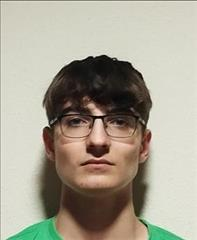
//> input picture alexelcapo.jpg, 197 x 240 px
$ ./pollete alexelcapo.jpg   (built with g++ and OpenCV 4)
//> lines starting //> are read from the running program, lines starting //| are printed output that depends on the picture; after the words box and inside, x2 and y2 are one past the last pixel; in counts of white or black regions, pixels touching at a corner belong together
//g++ pollete.cc -o pollete `pkg-config -cflags --libs opencv4`
#include <opencv2/opencv.hpp>
#include <iostream>
#include <vector>
#include <cmath>
#include <filesystem>
#include <algorithm>

using namespace cv;
namespace fs = std::filesystem;

//Colorize
Mat colorize(const Mat& img, const Scalar& color) {
    Mat out = img.clone();

    for (int y = 0; y < img.rows; y++) {
        Vec3b* row_in = (Vec3b*)img.ptr<Vec3b>(y);
        Vec3b* row_out = out.ptr<Vec3b>(y);

        for (int x = 0; x < img.cols; x++) {
            //saturate_cast es una funcion de opencv que castea a unsigned char (pixel) sin que desborde de 255 (valor maxmimo)
            //para un color
            row_out[x][0] = saturate_cast<uchar>((row_in[x][0] + color[0]) / 2);
            row_out[x][1] = saturate_cast<uchar>((row_in[x][1] + color[1]) / 2);
            row_out[x][2] = saturate_cast<uchar>((row_in[x][2] + color[2]) / 2);
        }
    }
    return out;
}

//Filtro Gaussiano
Mat gaussianBlurManual(const Mat& img, int tamano_kernel = 5, double sigma = 1.0) {
    // Asegurar que el tamaño del kernel sea impar
    if (tamano_kernel % 2 == 0) {
        tamano_kernel++;
    }
    int radio = tamano_kernel / 2;
    Mat resultado = img.clone();
    //openCV genera el kernel gaussiano automáticamente
    Mat kernel_1d = getGaussianKernel(tamano_kernel, sigma);
    Mat kernel_2d = kernel_1d * kernel_1d.t();

    //Aplicar el kernel a cada píxel
    for (int y = radio; y < img.rows - radio; y++) {
        for (int x = radio; x < img.cols - radio; x++) {
            double suma_azul = 0, suma_verde = 0, suma_rojo = 0;
            // Multiplicar cada vecino por su peso en el kernel
            for (int i = -radio; i <= radio; i++) {
                for (int j = -radio; j <= radio; j++) {
                   //vec3b es un vector de 3 valores que representa un pixel (azul,verde,rojo)
                    Vec3b vecino = img.at<Vec3b>(y + i, x + j);
                    double peso = kernel_2d.at<double>(i + radio, j + radio);
                    suma_azul += vecino[0] * peso;
                    suma_verde += vecino[1] * peso;
                    suma_rojo += vecino[2] * peso;
                }
            }
            resultado.at<Vec3b>(y, x)[0] = (uchar)suma_azul;
            resultado.at<Vec3b>(y, x)[1] = (uchar)suma_verde;
            resultado.at<Vec3b>(y, x)[2] = (uchar)suma_rojo;
        }
    }
    return resultado;
}

//mediana
Mat medianBlurManual(const Mat& img, int tamano_kernel = 3) {
    // Asegurar que el tamaño del kernel sea impar
    if (tamano_kernel % 2 == 0) {
        tamano_kernel++;
    }

    int radio = tamano_kernel / 2;
    Mat resultado = img.clone();

    for (int y = radio; y < img.rows - radio; y++) {
        for (int x = radio; x < img.cols - radio; x++) {
            std::vector<int> valores_azul, valores_verde, valores_rojo;
            //Recolectar todos los valores de la ventana
            for (int i = -radio; i <= radio; i++) {
                for (int j = -radio; j <= radio; j++) {
                    Vec3b vecino = img.at<Vec3b>(y + i, x + j);
                    valores_azul.push_back(vecino[0]);
                    valores_verde.push_back(vecino[1]);
                    valores_rojo.push_back(vecino[2]);
                }
            }
            //Ordenar las listas
            std::sort(valores_azul.begin(), valores_azul.end());
            std::sort(valores_verde.begin(), valores_verde.end());
            std::sort(valores_rojo.begin(), valores_rojo.end());
            //Tomar el valor del medio (mediana)
            int posicion_media = valores_azul.size() / 2;
            resultado.at<Vec3b>(y, x)[0] = valores_azul[posicion_media];
            resultado.at<Vec3b>(y, x)[1] = valores_verde[posicion_media];
            resultado.at<Vec3b>(y, x)[2] = valores_rojo[posicion_media];
        }
    }
    return resultado;
}

//Detección de bordes Sobel
Mat edgesSimple(const Mat& img) {
    Mat g;
    cvtColor(img, g, COLOR_BGR2GRAY);
    Mat e = Mat::zeros(g.size(), g.type());

    const int gx[3][3] = {{-1, 0, 1}, {-2, 0, 2}, {-1, 0, 1}};
    const int gy[3][3] = {{-1, -2, -1}, {0, 0, 0}, {1, 2, 1}};
    const int threshold = 100;
    for (int y = 1; y < g.rows - 1; y++) {
        uchar* e_row = e.ptr<uchar>(y);
        for (int x = 1; x < g.cols - 1; x++) {
            int sx = 0, sy = 0;
            for (int i = -1; i <= 1; i++) {
                const uchar* row = g.ptr<uchar>(y + i);
                for (int j = -1; j <= 1; j++) {
                    uchar v = row[x + j];
                    sx += gx[i + 1][j + 1] * v;
                    sy += gy[i + 1][j + 1] * v;
                }
            }
            int magnitude = static_cast<int>(sqrt(sx * sx + sy * sy));
            e_row[x] = (magnitude > threshold) ? 255 : 0;
        }
    }
    return e;
}

//Comic effect
Mat comicEffect(const Mat& img) {
    Mat edges = edgesSimple(img);
    Mat out;
    bilateralFilter(img, out, 5, 5, 75);

    for (int y = 0; y < img.rows; y++) {
        Vec3b* out_row = out.ptr<Vec3b>(y);
        const uchar* edge_row = edges.ptr<uchar>(y);

        for (int x = 0; x < img.cols; x++) {
            if (edge_row[x] > 200) {
                out_row[x] = Vec3b(0, 0, 0);
            }
        }
    }

    return out;
}


int main(int argc, char** argv) {
    if (argc != 2) {
        std::cerr << "Uso: " << argv[0] << " <ruta_imagen>\n";
        return 1;
    }

    Mat img = imread(argv[1]);
//> img is the input picture: 240 rows x 197 cols, CV_8UC3; mean B, G, R 146.8, 162.2, 167.9
    if (img.empty()) {
        std::cerr << "Error: No se pudo cargar la imagen '" << argv[1] << "'\n";
        return -1;
    }

    std::cout << "Procesando imagen: " << argv[1] << "\n";
//| Procesando imagen: alexelcapo.jpg
    std::cout << "Dimensiones: " << img.cols << "x" << img.rows << "\n\n";
//| Dimensiones: 197x240

    if (!fs::exists("resultados")) {
        fs::create_directory("resultados");
    }

    time_t inicio = clock();
    //Aplicar colorizaciones
    std::cout << "Aplicando efectos de color...\n";
    Mat red = colorize(img, {0, 0, 255});
    Mat green = colorize(img, {0, 255, 0});
    Mat blue = colorize(img, {255, 0, 0});
    Mat yellow = colorize(img, {0, 255, 255});
//> call 4 of colorize, with color = Scalar(0, 255, 255)
//> after the loop in colorize (call 4), `for (int y = 0; y < img.rows; y++)`:
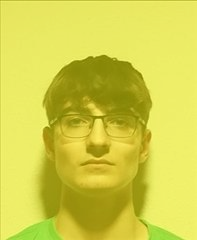
//> out: 240 rows x 197 cols, CV_8UC3; mean B, G, R 73.4, 208.6, 211.5

    //Aplicar filtros
    std::cout << "Aplicando filtros...\n";
    Mat red_b;
    bilateralFilter(red, red_b, 15, 200, 200);
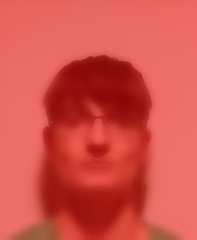
//> red_b: 240 rows x 197 cols, CV_8UC3; mean B, G, R 73.5, 81.2, 211.6
    Mat green_b = gaussianBlurManual(green, 7, 2);
    Mat blue_b = medianBlurManual(blue, 7);
    Mat yellow_b = edgesSimple(yellow);
//> after the loop in edgesSimple, `for (int y = 1; y < g.rows - 1; y++)`:
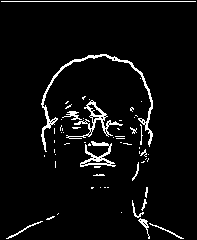
//> e: 240 rows x 197 cols, CV_8UC1; 5% white in thin lines or dots
    cvtColor(yellow_b, yellow_b, COLOR_GRAY2BGR);
//> yellow_b: 240 rows x 197 cols, CV_8UC3; 5% white in thin lines or dots

    //Combinar resultados
    std::cout << "Combinando resultados...\n";
    Mat top, bot, final_img;
    hconcat(red_b, green_b, top);
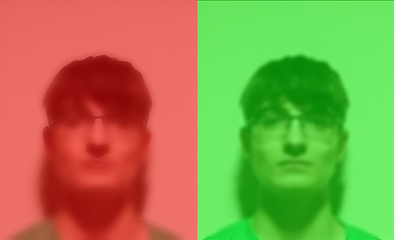
//> top: 240 rows x 394 cols, CV_8UC3; mean B, G, R 73.2, 144.7, 147.5
    hconcat(blue_b, yellow_b, bot);
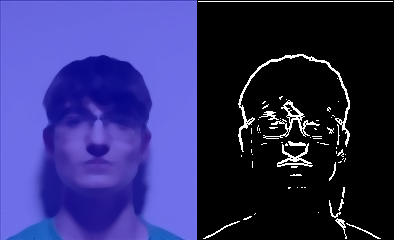
//> bot: 240 rows x 394 cols, CV_8UC3; mean B, G, R 106.8, 46.9, 48.3
    vconcat(top, bot, final_img);
    imwrite("resultados/combined_manual.png", final_img);

    //Efecto comic
    std::cout << "Generando efecto cómic...\n";
    Mat comic = comicEffect(final_img);
//> in edgesSimple (call 2), `cvtColor(img, g, COLOR_BGR2GRAY);`:
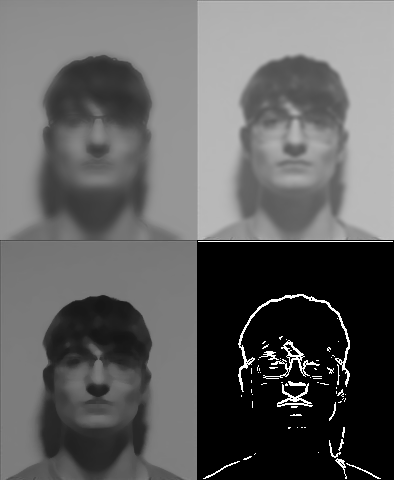
//> g: 480 rows x 394 cols, CV_8UC1; min 0, max 255, mean 95.7
//> after the loop in edgesSimple (call 2), `for (int y = 1; y < g.rows - 1; y++)`: e: 480 rows x 394 cols, CV_8UC1; 4.8% white; 57 white regions (22 under 20 px), largest, box (x1, y1, x2, y2) and area: (1, 1, 393, 479) 1881, (237, 293, 351, 422) 1707, (256, 338, 323, 380) 1163
//> after the loop in comicEffect, `for (int y = 0; y < img.rows; y++)`:
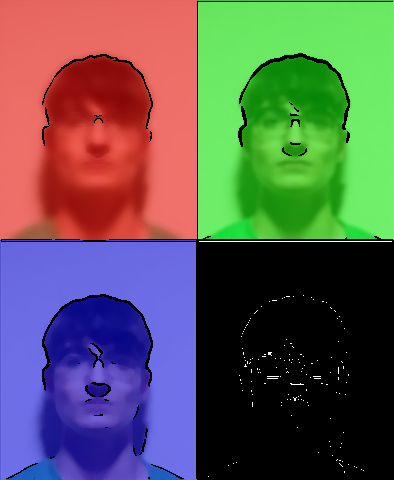
//> out: 480 rows x 394 cols, CV_8UC3; mean B, G, R 85.1, 90.7, 93.4
    imwrite("resultados/comic_manual.png", comic);
    time_t fin = clock();
    time_t total = fin - inicio;

    std::cout << "Tiempo total: " << (double) total / (double)CLOCKS_PER_SEC << " segundos" << std::endl;
    std::cout << "Resultados guardados en la carpeta 'resultados/'" << std::endl;

    return 0;
}
